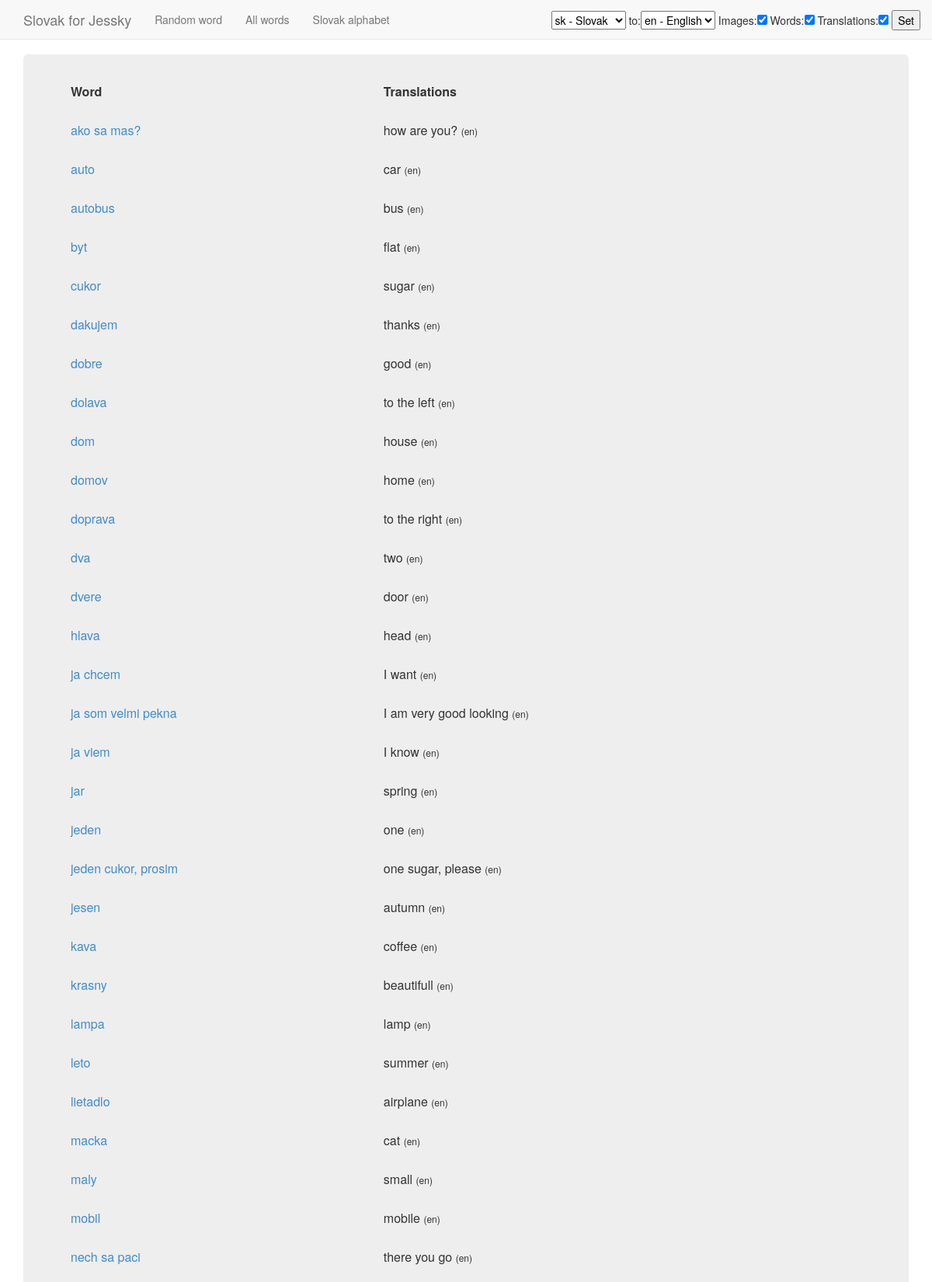
The app's page /wordphrase/list/1/ (upper part) with its own data.
### apps/wordphrase/models.py (models this page shows, shortened)
class WordPhrase(models.Model):
    WORD, PHRASE = 1, 2
    TYPE = (
        (WORD, 'Word'),
        (PHRASE, 'Phrase'),
    )
    text = models.CharField(max_length=255, unique=True)
    language = models.ForeignKey('Language')
    sounds = models.CharField(max_length=255, null=True, blank=True)
    type = models.SmallIntegerField(max_length=1, choices=TYPE, default=WORD)
    translations = models.ManyToManyField("self", blank=True, null=True)
    class Meta:
        ordering = (['text'])

class Language(models.Model):
    code = models.CharField(max_length=10)
    name = models.CharField(max_length=255)
    def __unicode__(self):
        return "%s - %s" % (self.code, self.name)

### apps/wordphrase/views.py (the view)
class WordPhraseListView(ListView):
    model = WordPhrase
    def get_queryset(self):
        return self.model.objects.filter(language=self.kwargs['language_id'])

### apps/wordphrase/forms.py
class SettingsForm(forms.Form):
    SOURCE_LANG_QUERYSET = Language.objects.all().order_by('id')
    DESTINATION_LANG_QUERYSET = Language.objects.all().order_by('-id')
    source_lang = forms.ModelChoiceField(
        label='',
        queryset=SOURCE_LANG_QUERYSET,
        empty_label=None,
    )
    destination_lang = forms.ModelChoiceField(label='to',
        queryset=DESTINATION_LANG_QUERYSET,
        empty_label=None,
    )
    show_images = forms.BooleanField(label='Images', required=False)
    show_wordphrase = forms.BooleanField(label='Words', required=False)
    show_translations = forms.BooleanField(label='Translations', required=False)
    next = forms.CharField(widget=forms.HiddenInput)

### apps/wordphrase/context_processors.py (called while the page is built)
def wordphrase(request):
    if not 'source_lang' in request.session:
        request.session['source_lang'] = SettingsForm.SOURCE_LANG_QUERYSET[0].id
    if not 'destination_lang' in request.session:
        request.session['destination_lang'] = SettingsForm.DESTINATION_LANG_QUERYSET[0].id
    return {
        'settings_form': SettingsForm(initial={
            'source_lang':request.session.get('source_lang',''),
            'destination_lang':request.session.get('destination_lang',''),
            'show_images':request.session.get('show_images', True),
            'show_wordphrase':request.session.get('show_wordphrase', True),
            'show_translations':request.session.get('show_translations', True),
            'next':request.get_full_path(),
        })
    }

### templates/wordphrase/wordphrase_list.html (shortened to what this page needs)
{% extends 'base.html' %}
{% load staticfiles %}
{% block content %}
    <table width='100%'>
    <tr>
        <th>Word</th>
        <th>Translations</th>
    </tr>
    {% for object in object_list %}
        <tr>
            <td>
                <a href="{% url 'wordphrase-detail' object.language.code object.id object.text|slugify %}">
                    {{ object.text }}
                </a>
            </td>
            <td>
                {% for translation in object.translations.all %}
                    {{ translation.text }} <span class='small'>({{  translation.language.code}})</span>
                {% endfor %}
            </td>
        </tr>
    {% endfor %}
    </table>
{% endblock %}

### templates/base.html (shortened to what this page needs)
<!DOCTYPE html>
<html lang="en">
<head>
    {% block css %}
        <link rel="stylesheet" type="text/css" href="{{ STATIC_URL }}css/bootstrap.min.css" />
        <link rel="stylesheet" type="text/css" href="{{ STATIC_URL }}css/main.css" />
    {% endblock %}
</head>
<body>
<div class="navbar navbar-default navbar-static-top" role="navigation">
    <div class="container">
        <div class="navbar-header">
            <a class="navbar-brand" href="/">Slovak for Jessky</a>
        </div>
        <div class="navbar-collapse collapse">
            <ul class="nav navbar-nav">
                <li><a href='{% url 'wordphrase-random' %}'>Random word</a></li>
                <li><a href='{% url 'wordphrase-list' request.session.source_lang %}'>All words</a></li>
                <li><a href="{% url 'alphabet-slovak' %}">Slovak alphabet</a></li>
            </ul>
            <ul class="nav navbar-nav navbar-right">
                <li>
                    <form method='post' action='{% url 'language-select' %}'>
                        {{ settings_form }} <input type='submit' value='Set' />
                    </form>
                </li>
            </ul>
        </div>
    </div>
</div>
<div class="container">
    <div class="jumbotron">
        {% block content %}
        {% endblock %}
    </div>
</div>
</body>
</html>

### static/css/main.css (style rules this page uses)
body { min-height: 2000px; }
.navbar-static-top { margin-bottom: 19px; }
label { font-weight:normal; }
.navbar-nav > li > form { padding: 13px 0 0 0; }
#id_destination_lang { xdisplay:none; }
.small { font-size: 75%; }
.jumbotron { margin-top:0; padding:23px; font-size:16px; line-height:3; }

### records on screen
WordPhrase: text "ako sa mas?"
WordPhrase: text "auto"
WordPhrase: text "autobus"
WordPhrase: text "byt"
WordPhrase: text "cukor"
WordPhrase: text "dakujem"
WordPhrase: text "dobre"
WordPhrase: text "dolava"
WordPhrase: text "dom"
WordPhrase: text "domov"
WordPhrase: text "doprava"
WordPhrase: text "dva"
WordPhrase: text "dvere"
WordPhrase: text "hlava"
WordPhrase: text "ja chcem"
WordPhrase: text "ja som velmi pekna"
WordPhrase: text "ja viem"
WordPhrase: text "jar"
WordPhrase: text "jeden"
WordPhrase: text "jeden cukor, prosim"
WordPhrase: text "jesen"
WordPhrase: text "kava"
WordPhrase: text "krasny"
WordPhrase: text "lampa"
WordPhrase: text "leto"
WordPhrase: text "lietadlo"
WordPhrase: text "macka"
WordPhrase: text "maly"
WordPhrase: text "mobil"
WordPhrase: text "nech sa paci"
